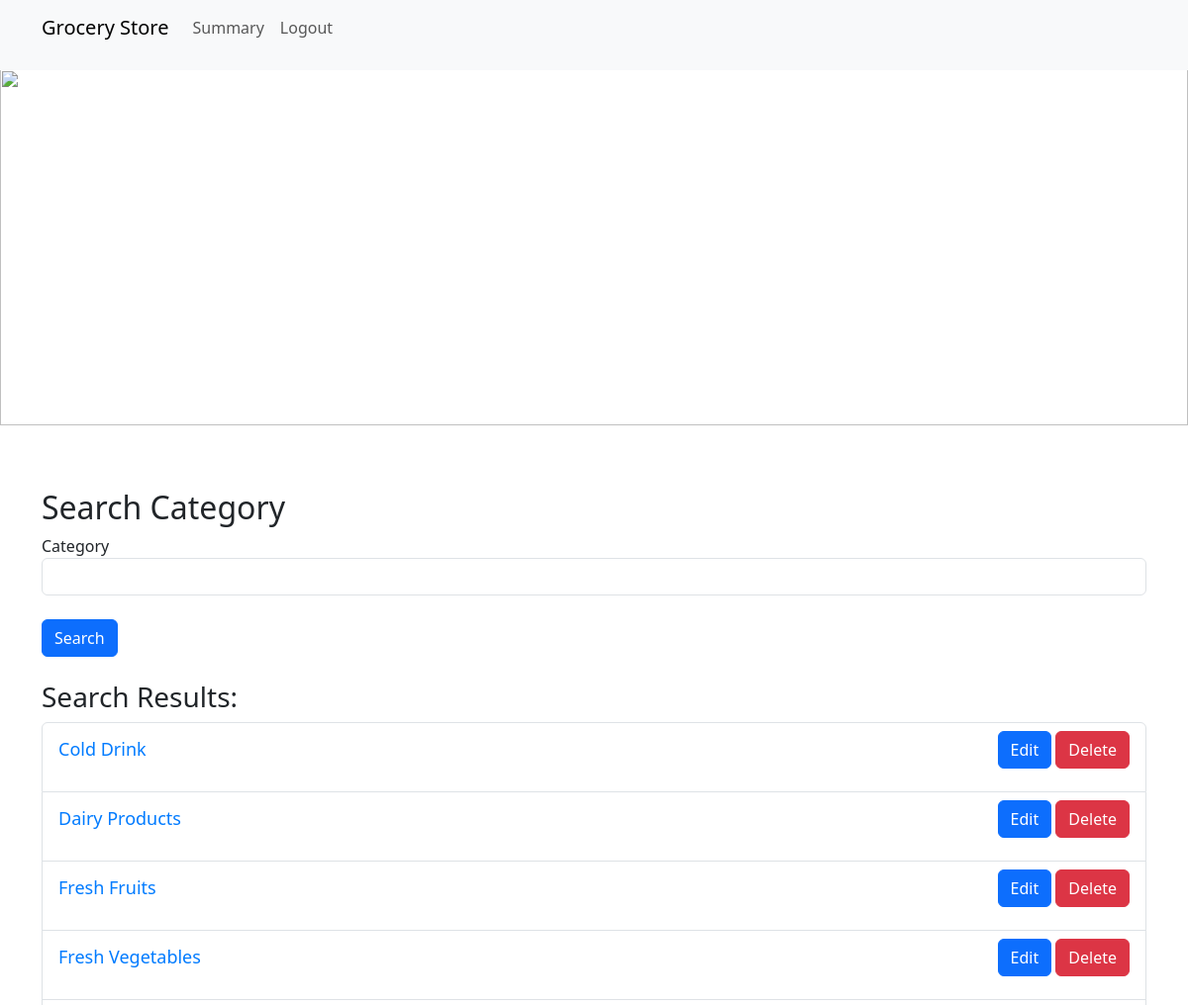
The page /admin_search_section (signed in, upper part) on the database as committed earlier.
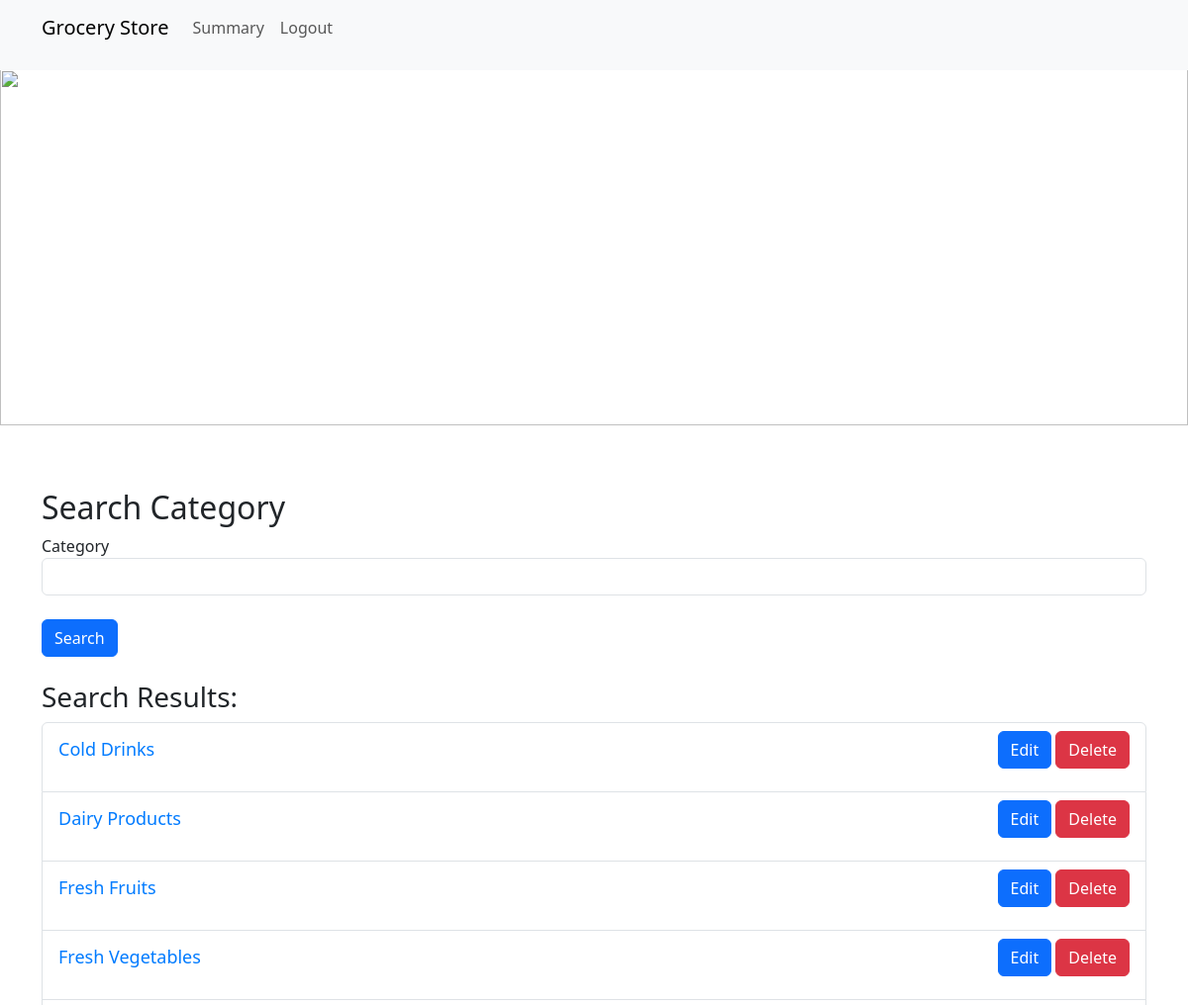
The same page on the database as committed later.
### application/models.py (models this page shows)
class Sections(db.Model):
    __tablename__ = "sections"
    section_id = db.Column(db.Integer, primary_key=True, autoincrement=True)
    section_name = db.Column(db.String(200), nullable=False)

### application/controllers.py (the view)
@app.route("/admin_search_section", methods=["GET", "POST"])
@login_required
def admin_search_section():
    form=SearchForm()
    if request.method == "POST":
        category = request.form.get("category")
        if category:
            sections = Sections.query.filter(Sections.section_name.ilike(f'%{category}%')).all()
        else:
            sections = Sections.query.all()
    else:
        sections = Sections.query.all()
    return render_template('admin_search_section.html', sections=sections, form=form)

### application/forms.py
class SearchForm(FlaskForm):
    category = StringField("Category", validators=[])
    name = StringField("Name", validators=[])
    price = FloatField("Price", validators=[NumberRange(min=0, message="Price must be greater than or equal to 0.")])
    manufacture_date = DateField("Manufacture Date")
    expiry_date = DateField("Expiry Date")
    submit = SubmitField("Search")

### application/controllers.py (called while the page is built)
@login_manager.user_loader
def load_user(user_id):
    return Users.query.get(int(user_id))

### templates/admin_search_section.html (shortened to what this page needs)
<!DOCTYPE html>
<html>
<head>
    <link href="https://cdn.jsdelivr.net/npm/bootstrap@5.3.0/dist/css/bootstrap.min.css" rel="stylesheet">
    <link rel="stylesheet" type="text/css" href="{{ url_for('static', filename='styles.css') }}">
</head>
<body>
    {% include 'admin_header.html' %}
    {% include 'banner.html' %}
    <div class="container mt-5">
        <h2>Search Category</h2>
        <form method="POST" action="{{ url_for('admin_search_section') }}">
            <div class="form-group">
                {{ form.category.label }}
                {{ form.category(class="form-control") }}
            </div>
            <br>
            <button type="submit" class="btn btn-primary">Search</button>
        </form>
        <br>
        <h3>Search Results:</h3>
        <ul class="list-group">
            {% for section in sections %}
            <li class="list-group-item">
                <div class="d-flex justify-content-between align-items-center">
                    <div>
                        <a href="{{ url_for('manage_products', section_id=section.section_id) }}">{{ section.section_name }}</a>
                    </div>
                    <div>
                        <a href="{{ url_for('edit_section', section_id=section.section_id) }}" class="btn btn-primary">Edit</a>
                        <a href="{{ url_for('delete_section', section_id=section.section_id) }}" class="btn btn-danger" onclick="return confirm('Are you sure you want to delete this section?')">Delete</a>
                    </div>
                </div>
            </li>
            {% endfor %}
        </ul>
    </div>
</body>
</html>

Rows that differ between the two databases and show on the page:
changed Sections: section_name "Cold Drink" → "Cold Drinks"
